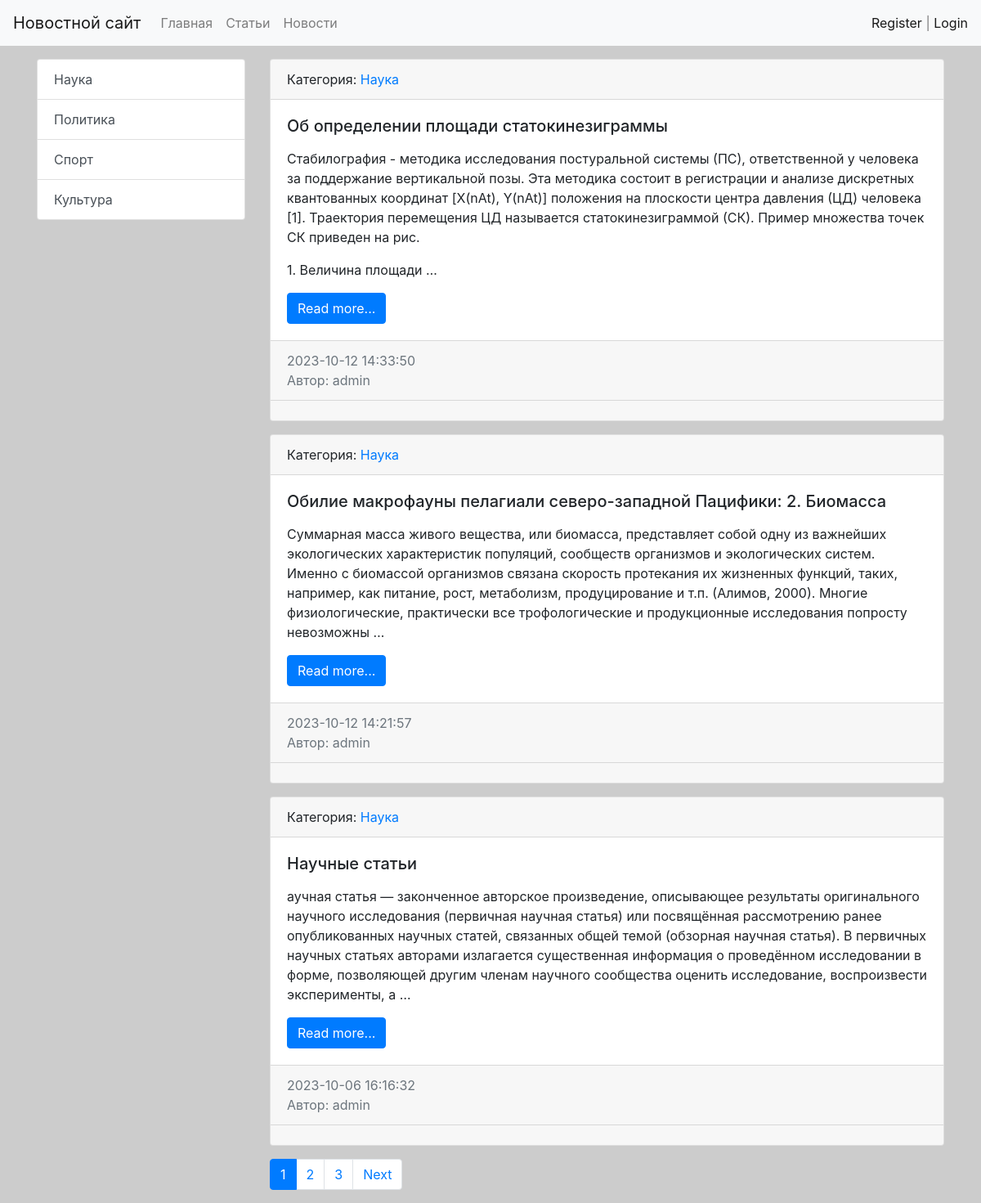
The page /news/articles/ on the database its author committed.
### news/models.py (models this page shows, shortened)
class Category(models.Model):
    name = models.CharField(max_length=64, unique=True)
    def get_absolute_url(self):
        return reverse('category', kwargs={'category_id': self.pk})
    def __str__(self):
        return self.name.title()

class Post(models.Model):
    NEWS = 'NW'
    ARTICLE = 'AR'
    CATEGORY_CHOICES = [
        (NEWS, 'Новость'),
        (ARTICLE, 'Статья'),
    ]
    author = models.ForeignKey(Author, on_delete=models.CASCADE)
    title = models.CharField(max_length=128)
    type_category = models.CharField(max_length=2, choices=CATEGORY_CHOICES, default=ARTICLE)
    content = models.TextField()
    category = models.ForeignKey(Category, on_delete=models.CASCADE)
    publish = models.DateTimeField(default=timezone.now)
    created = models.DateTimeField(auto_now_add=True)
    updated = models.DateTimeField(auto_now=True)
    rating = models.SmallIntegerField(default=0)
    class Meta:
        ordering = ['-publish']
        indexes = [
            models.Index(fields=['publish'])
        ]
    def get_absolute_url(self):
        return reverse('view_news', kwargs={'news_id': self.pk})

class Author(models.Model):
    author_user = models.OneToOneField(User, on_delete=models.CASCADE)
    author_rating = models.SmallIntegerField(default=0)
    def __str__(self):
        return self.author_user.username

### news/views.py (the view)
# urls.py: path('news/articles/', views.ArticleView.as_view(), name='articles'),
class ArticleView(ListView):
    model = Post
    template_name = 'news/articles.html'
    context_object_name = 'articles'
    paginate_by = 3
    def get_context_data(self, *, object_list=None, **kwargs):
        context = super().get_context_data(**kwargs)
        context['title'] = 'Статьи'
        return context
    def get_queryset(self):
        return Post.objects.filter(type_category='AR')

### news/templatetags/news_tags.py (called while the page is built)
@register.inclusion_tag('news/list_categories.html')
def show_categories():
    categories = Category.objects.all()
    return {'categories': categories}

### news/templates/news/articles.html (shortened to what this page needs)
{% extends 'base.html' %}
{% block sidebar %}
{% include 'inc/_sidebar.html' %}
{% endblock %}
{% block content %}
    {% for item in articles %}
    <div class="card mb-3">
        <div class="card-header">
            Категория: <a href="{{ item.category.get_absolute_url }}">{{ item.category }}</a>
        </div>
        <div class="card-body">
            <div class="media">
                <div class="media-body">
                    <h5 class="card-title">{{ item.title }}</h5>
                    <p class="card-text">{{ item.content|safe|linebreaks|truncatewords:50 }}</p>
                    <a href="{{ item.get_absolute_url }}" class="btn btn-primary">Read more...</a>
                </div>
            </div>
        </div>
        <div class="card-footer text-muted">
            {{ item.created|date:"Y-m-d H:i:s" }}
            <br>
            Автор: {{ item.author }}
        </div>
        <div class="card-footer">
        </div>
    </div>
    {% endfor %}
{% endblock %}
{% block paginator %}
{% include 'inc/pagination.html' %}
{% endblock %}

### news/templates/news/list_categories.html
<div class="list-group">
  {% for item in categories %}
  <a href="{{ item.get_absolute_url }}" class="list-group-item list-group-item-action">{{ item.name }}</a>
  {% endfor %}
</div>

### static/css/style.css (style rules this page uses)
body { background-color: #ccc; }

### rows shown on the page
Category: name "Наука"
Category: name "Политика"
Category: name "Спорт"
Category: name "Культура"
Post: category "Наука", title "Об определении площади статокинезиграммы", content "Стабилография - методика исследования постуральной системы (ПС), ответственной у человека за поддержание вертикальной позы. Эта методика состоит в регистрации и анализе дискретных квантованных координат [X(nAt), Y(nAt)] положения на плоскости центра давления (ЦД) человека [1]. Траектория перемещения ЦД называется статокинезиграммой (СК). Пример множества точек СК приведен на рис. 1. Величина площади …", created "2023-10-12 14:33:50", author "admin"
Post: category "Наука", title "Обилие макрофауны пелагиали северо-западной Пацифики: 2. Биомасса", content "Суммарная масса живого вещества, или биомасса, представляет собой одну из важнейших экологических характеристик популяций, сообществ организмов и экологических систем. Именно с биомассой организмов связана скорость протекания их жизненных функций, таких, например, как питание, рост, метаболизм, продуцирование и т.п. (Алимов, 2000). Многие физиологические, практически все трофологические и продукционные исследования попросту невозможны …", created "2023-10-12 14:21:57", author "admin"
Post: category "Наука", title "Научные статьи", content "аучная статья — законченное авторское произведение, описывающее результаты оригинального научного исследования (первичная научная статья) или посвящённая рассмотрению ранее опубликованных научных статей, связанных общей темой (обзорная научная статья). В первичных научных статьях авторами излагается существенная информация о проведённом исследовании в форме, позволяющей другим членам научного сообщества оценить исследование, воспроизвести эксперименты, а …", created "2023-10-06 16:16:32", author "admin"

### other values the page prints
{{ p }} "1"
{{ p }} "2" "3"
